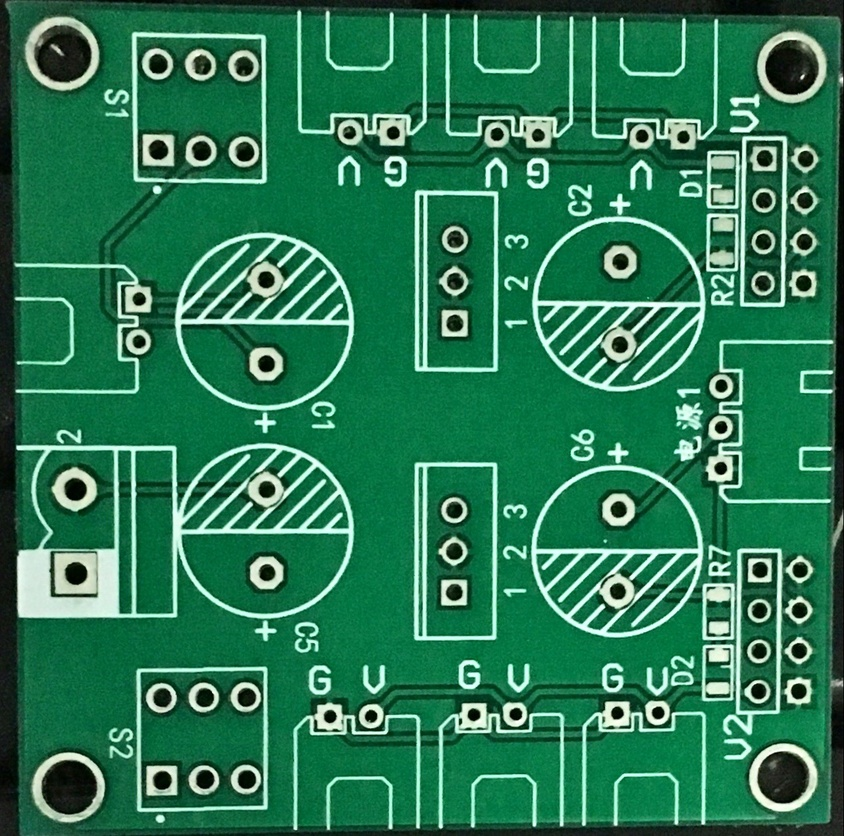
//> input picture PCB/2.jpg, 844 x 836 px, shrunk from 1282 x 1270 before the run
$ ./源   (built with g++ and OpenCV 4)
//> lines starting //> are read from the running program, lines starting //| are printed output that depends on the picture; after the words box and inside, x2 and y2 are one past the last pixel; in counts of white or black regions, pixels touching at a corner belong together

//准备从此继续
//----------------------------【头文件，命名空间和包含部分】----------------------------------------------------------
// 描述：包含程序所依赖的头文件和命名空间
//--------------------------------------------------------------------------------------
#include <opencv2/opencv.hpp>
#include <opencv2/highgui/highgui.hpp>
#include<opencv2/imgproc/imgproc.hpp>
#include <iostream>
using namespace cv;
using namespace std;

//-------------------------【宏定义部分】-------------------------------------------------------------
 //描述：定义辅助宏
//--------------------------------------------------------------------------------------
#define W_NAME1 "Shi-Tomasi 角点检测"            //为窗口定义的标题
#define W_NAME2 "程序窗口2"

//-------------------------【全局变量声明部分】-------------------------------------------------------------
//描述：全局变量声明
//--------------------------------------------------------------------------------------
Mat g_srcImage, g_grayimage;
int g_maxConreNumber = 33;
int g_maxTrackbarNumber = 500;
RNG g_rng(12345);
//--------------------------【全局函数数声明部分】------------------------------------------------------------
//描述：全局函数声明
//--------------------------------------------------------------------------------------
void on_GoodFeaturseToTrack(int, void*);
//--------------------------【main（）函数】------------------------------------------------------------
//描述：控制台应用程序的入口函数，
//--------------------------------------------------------------------------------------
int main()
{
	//【1】载入原图像并转化为灰度
	g_srcImage = imread("2.jpg", 1);
//> g_srcImage is the input picture: 836 rows x 844 cols, CV_8UC3; mean B, G, R 83.9, 120.4, 41.7
	cvtColor(g_srcImage, g_grayimage, COLOR_BGR2GRAY);
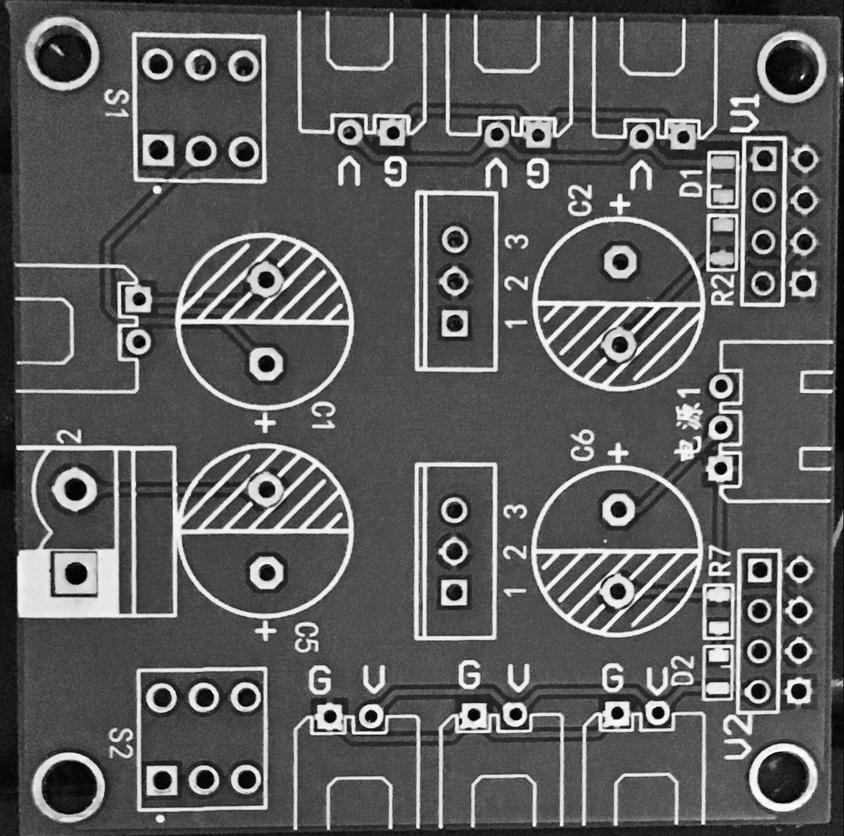
//> g_grayimage: 836 rows x 844 cols, CV_8UC1; min 0, max 254, mean 92.7

	//【2】创建窗口和滑动条，并进行显示和回调函数初始化
	namedWindow(W_NAME1, WINDOW_AUTOSIZE);
	createTrackbar("最大角点数", W_NAME1, &g_maxConreNumber, g_maxTrackbarNumber, on_GoodFeaturseToTrack);
	imshow(W_NAME1, g_srcImage);
	on_GoodFeaturseToTrack(0, 0);
	waitKey(0);
	return(0);
}
////--------------------------【on_GoodFeaturseToTrack_demo()函数】------------------------------------------------------------
////描述：响应滑动条移动消息的回调函数，角点计算
////--------------------------------------------------------------------------------------
//void on_GoodFeaturseToTrack(int, void*)
//{
//	//【1】对变量小于等于1时的处理
//	if (g_maxConreNumber <= 1)
//		g_maxConreNumber = 1;
//
//	//【2】	Shi-Tomasi算法的参数准备（goodFeaturesToTrack函数）
//	vector<Point2f>corners;
//	double qualityLevel = 0.01;//角点检测可接受的最小特征值
//	double minDistance = 10;//角点之间最小的距离
//	int blockSize = 3;//计算导数自相关矩阵时指定的邻域范围
//	double k = 0.04;//权重系数
//	Mat copy = g_srcImage.clone();
//
//	//【3】进行Shi-Tomasi角点检测
//	goodFeaturesToTrack(g_grayimage,//输入
//		corners,//检测到角点的输出向量
//		g_maxConreNumber,//角点最大数量
//		qualityLevel,//角点可接受的最小特征值
//		minDistance,//角点之间的最小距离
//		Mat(),//感兴趣区域
//		blockSize,//计算导数自相关矩阵时指定的邻域范围
//		false,//不使用Harris角点检测
//		k);//权重系数
//	//【4】输出文字信息
//	std::cout <<"num is "<< corners.size() << endl;
//
//
//	//【5】绘制检测到的角点
//	int r = 4;
//	for (unsigned int i = 0; i < corners.size(); i++)
//	{
//		//以随机的颜色绘制出角点
//		circle(copy, corners[i], r, Scalar(g_rng.uniform(0, 255), g_rng.uniform(0, 255), g_rng.uniform(0, 255)), -1, 8, 0);
//
//	}
//	//【6】	显示与更新窗口
//	imshow(W_NAME1, copy);
//}
//--------------------------【on_GoodFeaturseToTrack_demo()函数】------------------------------------------------------------
//描述：响应滑动条移动消息的回调函数，角点计算
//--------------------------------------------------------------------------------------
void on_GoodFeaturseToTrack(int, void*)
{
	//【1】对变量小于等于1时的处理
	if (g_maxConreNumber <= 1)
		g_maxConreNumber = 1;

	//【2】	Shi-Tomasi算法的参数准备（goodFeaturesToTrack函数）
	vector<Point2f>corners;
	double qualityLevel = 0.01;//角点检测可接受的最小特征值
	double minDistance = 10;//角点之间最小的距离
	int blockSize = 3;//计算导数自相关矩阵时指定的邻域范围
	double k = 0.04;//权重系数
	Mat copy = g_srcImage.clone();

	//【3】进行Shi-Tomasi角点检测
	goodFeaturesToTrack(g_grayimage,//输入
		corners,//检测到角点的输出向量
		g_maxConreNumber,//角点最大数量
		qualityLevel,//角点可接受的最小特征值
		minDistance,//角点之间的最小距离
		Mat(),//感兴趣区域
		blockSize,//计算导数自相关矩阵时指定的邻域范围
		false,//不使用Harris角点检测
		k);//权重系数
//> corners = 33 Points (x, y), first 12: [801, 78], [418, 827], [694, 448], [460, 719], [339, 286], [723, 570], [557, 132], [621, 18], [307, 527], [571, 17], [391, 13], [534, 825]
		   //【4】输出文字信息
	std::cout << "num is " << corners.size() << endl;
//| num is 33


	//【5】绘制检测到的角点
	int r = 4;
	for (unsigned int i = 0; i < corners.size(); i++)
	{
		//以随机的颜色绘制出角点
		circle(copy, corners[i], r, Scalar(g_rng.uniform(0, 255), g_rng.uniform(0, 255), g_rng.uniform(0, 255)), -1, 8, 0);

	}
//> this loop made 33 passes
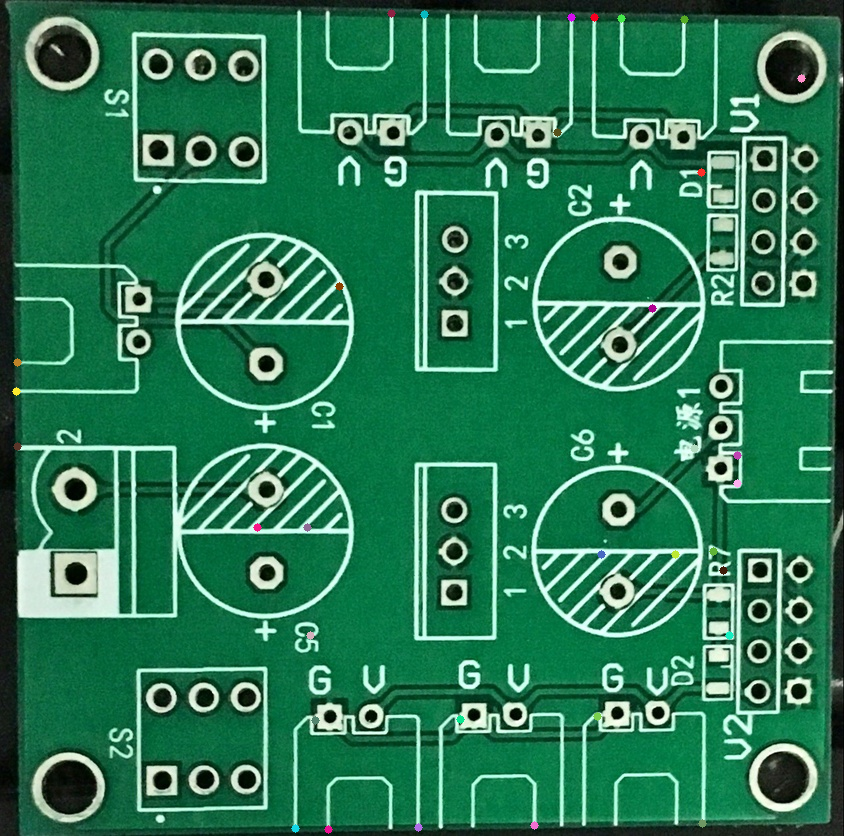
//> copy: 836 rows x 844 cols, CV_8UC3; 0.23% of pixels changed, all inside (x1, y1, x2, y2) = (12, 9, 806, 834)
	//【6】	显示与更新窗口
	imshow(W_NAME1, copy);
	//【7】	亚像素角点检测的参数设置
	Size winSize = Size(5, 5);
	Size zeroZone = Size(-1, -1);
	TermCriteria criteria = TermCriteria(TermCriteria::EPS + TermCriteria::MAX_ITER, 40, 0.001);
	//【8】	计算亚像素角点的位置
	cornerSubPix(g_grayimage, corners, winSize, zeroZone, criteria);
//> corners = 33 Points (x, y), first 12: [800.7, 78.29], [417.7, 828.6], [694.5, 451.9], [458.3, 714.7], [339, 286], [718, 574.2], [552.6, 136.1], [621.5, 16.07], [307, 527], [570.8, 15.14], [391, 10.58], [533.6, 826.9]
	//【9】	输出角点信息
	for (int i = 0; i < corners.size(); i++)
	{
		cout <<
			" \t jing que dian zuo biao[" << i << "](" << corners[i].x << ',' << corners[i].y << ")" << endl;

	}


}

$ run again, with PCB/1 (2).jpg copied over PCB/2.jpg
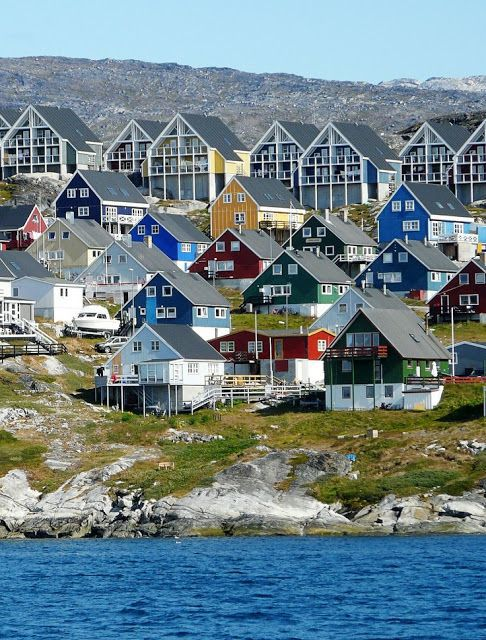
//> input picture PCB/1 (2).jpg, 486 x 640 px
//> g_srcImage is the input picture: 640 rows x 486 cols, CV_8UC3; mean B, G, R 136.3, 129.7, 109.6
//> `cvtColor(g_srcImage, g_grayimage, COLOR_BGR2GRAY);`:
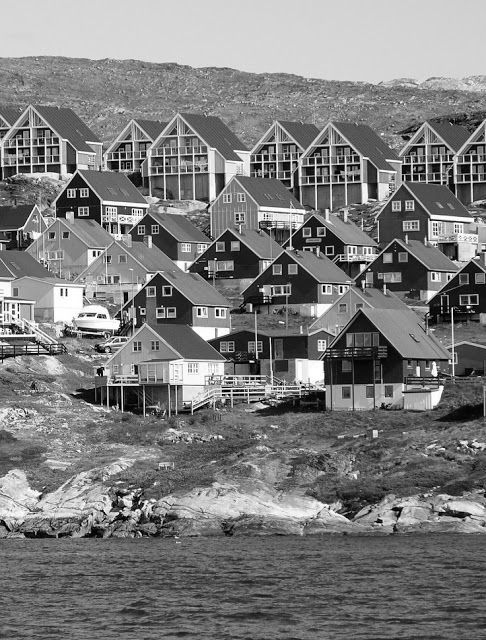
//> g_grayimage: 640 rows x 486 cols, CV_8UC1; min 0, max 255, mean 124.4
//> in on_GoodFeaturseToTrack, `goodFeaturesToTrack(g_grayimage, corners, g_maxConreNumber, qualityLev..`: corners = 33 Points (x, y), first 12: [217, 315], [199, 314], [341, 286], [467, 307], [324, 291], [246, 394], [94, 256], [317, 167], [47, 147], [369, 269], [215, 258], [112, 232]
//| num is 33
//> the loop in on_GoodFeaturseToTrack, `for (unsigned int i = 0; i < corners.size(); i++)` made 33 passes
//> after the loop in on_GoodFeaturseToTrack, `for (unsigned int i = 0; i < corners.size(); i++)`:
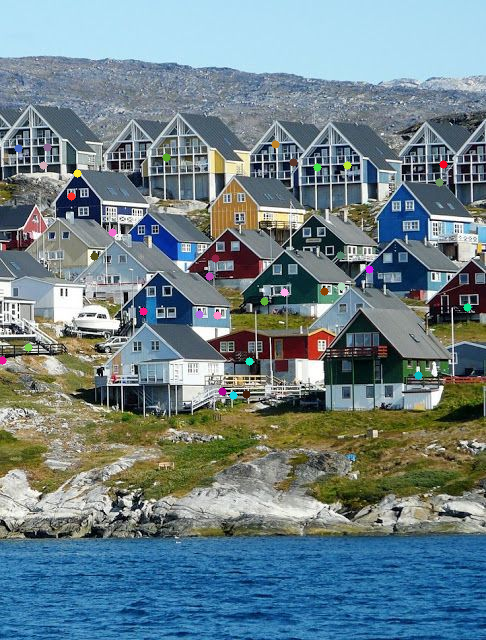
//> copy: 640 rows x 486 cols, CV_8UC3; 0.52% of pixels changed, all inside (x1, y1, x2, y2) = (0, 140, 472, 400)
//> in on_GoodFeaturseToTrack, `cornerSubPix(g_grayimage, corners, winSize, zeroZone, criteria);`: corners = 33 Points (x, y), first 12: [217.5, 316.6], [199, 315.6], [341, 284.3], [467.9, 306.9], [323.5, 292.9], [247.3, 392.5], [95.07, 257.1], [315.2, 165.2], [44.61, 145.5], [369, 269], [215.3, 259.1], [110.7, 233.4]
//> the loop in on_GoodFeaturseToTrack, `for (int i = 0; i < corners.size(); i++)` made 33 passes
//|  	 jing que dian zuo biao[0](217.469,316.566)
//|  	 jing que dian zuo biao[1](198.989,315.601)
//|  	 jing que dian zuo biao[2](340.97,284.325)
//|  	 jing que dian zuo biao[3](467.896,306.949)
//|  	 jing que dian zuo biao[4](323.539,292.93)
//> (output is shown up to pass 5 of 33)
